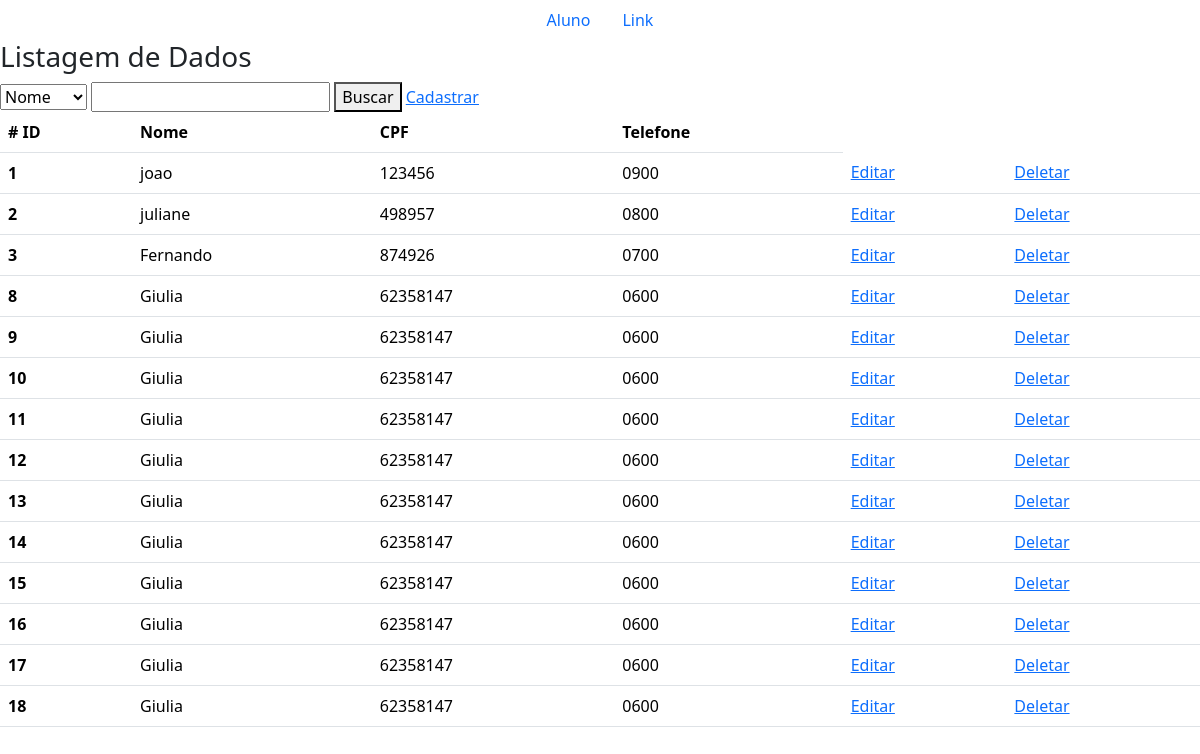
The app's page /paginas/AlunoList.php with its own data.
### tables this page shows
CREATE TABLE IF NOT EXISTS `aluno` (
  `id` int unsigned NOT NULL AUTO_INCREMENT,
  `nome` varchar(50) NOT NULL DEFAULT '0',
  `cpf` varchar(50) NOT NULL DEFAULT '0',
  `telefone` varchar(50) NOT NULL DEFAULT '0',
  PRIMARY KEY (`id`)
);

### db.class.php (called while the page is built, shortened)
<?php
class DB
{
    public function conn()
    {
        $host = "localhost";
        $dbname = "aluno";
        $user = "root";
        $password = "";
        try {
            $conn = new PDO(
                "mysql:host=$host;dbname=$dbname",
                $user,
                $password,
            [
                PDO::ATTR_ERRMODE,
                PDO::ERRMODE_EXCEPTION,
                PDO::MYSQL_ATTR_INIT_COMMAND => "SET NAMES utf8"
            ]
        );
            return $conn;
        } catch (PDOException $e) {
            echo "Connection failed: " . $e->getMessage();
        }
    }
    public function select($nome_tabela){
        $conn = $this->conn();
        $sql = "SELECT * FROM $nome_tabela";
        $st = $conn->prepare($sql);
        $st->execute();
        return $st->fetchAll(PDO::FETCH_CLASS);
    }
}
?>

### paginas/AlunoList.php (the view, shortened to what this page needs)
<?php
include "./header.php";
include '../db.class.php';
?>
<!DOCTYPE html>
<html lang="en">
<head>
</head>
<body>
<?php
    $db = new DB();
    $db->conn();
    $dados = $db->select("aluno");
    if(!empty($_POST)){
        $dados = $db->search("aluno",$_POST);
    }else
    {
      $dados = $db->select("aluno");
    }
?>
<div>
    <h3> Listagem de Dados</h3>
    <form action="AlunoList.php" method="post">
      <select name="tipo">
        <option value="nome">Nome</option>
      </select>
<input type="text" name="valor"/>
<button type="submit">Buscar</button>
    <a href="AlunoForm.php">Cadastrar</a>
    </form>
</div>
<table class="table">
  <thead>
    <tr>
      <th scope="col"># ID</th>
      <th scope="col">Nome</th>
      <th scope="col">CPF</th>
      <th scope="col">Telefone</th>
    </tr>
  </thead>
  <tbody>
  <?php
   foreach ($dados as $item){
    echo "<tr>";
    echo "<th scope='row'>$item->id</th>";
    echo "<td>$item->nome </td>";
    echo "<td>$item->cpf </td>";
    echo "<td>$item->telefone </td>";
    echo "<td><a href='AlunoList.php?id=$item->id'>Editar</a></td>";
    echo "<td><a onclick='return confirm(\"Deseja excluir:\")'
                href='AlunoList.php?id=$item->id'>Deletar</a>
                </td>";
    echo "</tr>";
}
  ?>
  </tbody>
</table>

### paginas/header.php (shortened to what this page needs)
<!doctype html>
<html lang="en">
  <head>
    <link href="https://cdn.jsdelivr.net/npm/bootstrap@5.3.2/dist/css/bootstrap.min.css" rel="stylesheet">
  </head>
    <body>
        <?php include "./menu.php" ?>

### paginas/menu.php
<ul class="nav justify-content-center">
  <li class="nav-item">
    <a class="nav-link active" aria-current="page" href="AlunoList.php">Aluno</a>
  </li>
  <li class="nav-item">
    <a class="nav-link" href="#">Link</a>
  </li>
</ul>

### records on screen
aluno: id "1", nome "joao", cpf "123456", telefone "0900"
aluno: id "2", nome "juliane", cpf "498957", telefone "0800"
aluno: id "3", nome "Fernando", cpf "874926", telefone "0700"
aluno: id "8", nome "Giulia", cpf "62358147", telefone "0600"
aluno: id "9", nome "Giulia", cpf "62358147", telefone "0600"
aluno: id "10", nome "Giulia", cpf "62358147", telefone "0600"
aluno: id "11", nome "Giulia", cpf "62358147", telefone "0600"
aluno: id "12", nome "Giulia", cpf "62358147", telefone "0600"
aluno: id "13", nome "Giulia", cpf "62358147", telefone "0600"
aluno: id "14", nome "Giulia", cpf "62358147", telefone "0600"
aluno: id "15", nome "Giulia", cpf "62358147", telefone "0600"
aluno: id "16", nome "Giulia", cpf "62358147", telefone "0600"
aluno: id "17", nome "Giulia", cpf "62358147", telefone "0600"
aluno: id "18", nome "Giulia", cpf "62358147", telefone "0600"
